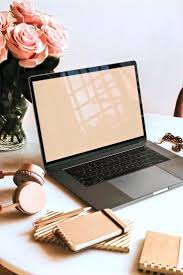
#> input picture TASK_02/input_image.png, 183 x 275 px
$ python image_encryption.py
#> lines starting #> are read from the running program, lines starting #| are printed output that depends on the picture
from PIL import Image

# Function to encrypt the image
def encrypt_image(image_path, shift_value):
#> called with image_path = 'input_image.png', shift_value = 50
    img = Image.open(image_path)
#> img is the input picture: PIL image 183x275 RGB; mean R, G, B 191.5, 178.2, 170.3
    img = img.convert("RGB")  # Ensure image is in RGB format
    pixels = img.load()

    width, height = img.size
#> width = 183; height = 275
    for x in range(width):
        for y in range(height):
            r, g, b = pixels[x, y]

            # Apply shift (encryption) with modulo 256 to ensure the pixel values stay within the range
            encrypted_r = (r + shift_value) % 256
            encrypted_g = (g + shift_value) % 256
            encrypted_b = (b + shift_value) % 256

            pixels[x, y] = (encrypted_r, encrypted_g, encrypted_b)

    return img

# Function to decrypt the image
def decrypt_image(encrypted_image_path, shift_value):
    img = Image.open(encrypted_image_path)
    img = img.convert("RGB")
    pixels = img.load()

    width, height = img.size
    for x in range(width):
        for y in range(height):
            r, g, b = pixels[x, y]

            # Apply reverse shift (decryption) with modulo 256
            decrypted_r = (r - shift_value) % 256
            decrypted_g = (g - shift_value) % 256
            decrypted_b = (b - shift_value) % 256

            pixels[x, y] = (decrypted_r, decrypted_g, decrypted_b)

    return img

if __name__ == "__main__":
    input_image_path = 'input_image.png'  # Ensure this image exists (use a PNG for lossless encryption)
    encrypted_image_path = 'encrypted_image.png'
    decrypted_image_path = 'decrypted_image.png'
    shift_value = 50  # Any shift value of your choice

    # Encrypt the image
    encrypted_image = encrypt_image(input_image_path, shift_value)
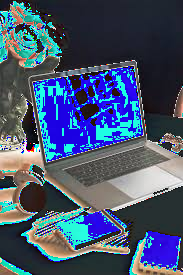
#> encrypted_image: PIL image 183x275 RGB; mean R, G, B 69.4, 84.1, 110.6
    encrypted_image.save(encrypted_image_path)
    print(f"Encrypted image saved as {encrypted_image_path}")

    # Decrypt the image
    decrypted_image = decrypt_image(encrypted_image_path, shift_value)
    decrypted_image.save(decrypted_image_path)
    print(f"Decrypted image saved as {decrypted_image_path}")
